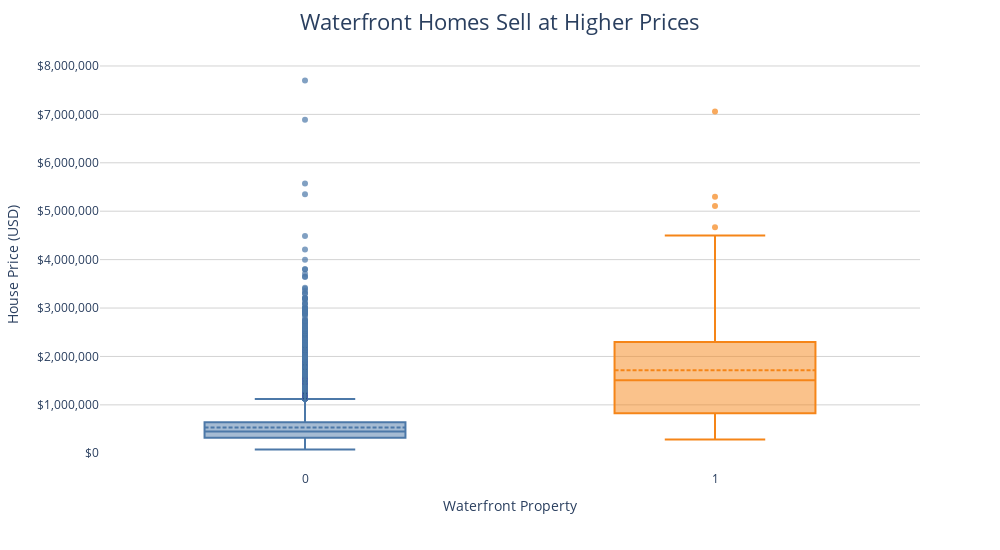

Here is the notebook cell this chart was saved with:
### Code cell
#df_house['waterfront'] = df_house['waterfront'].map({0: 'No', 1: 'Yes'})

fig = px.box(
    df_house,
    x='waterfront',
    y='price',
    color='waterfront',
    width=1000,
    height=550,
    labels={
        'waterfront': 'Waterfront Property',
        'price': 'House Price (USD)'
    },
    color_discrete_sequence=['#4C78A8', '#F58518']
)

fig.update_traces(
    boxmean=True,
    marker=dict(opacity=0.7)
)

fig.update_layout(
    title={
        'text': 'Waterfront Homes Sell at Higher Prices',
        'x': 0.5,
        'xanchor': 'center',
        'font': {'size': 22}
    },
    plot_bgcolor='white',
    paper_bgcolor='white',
    yaxis=dict(
        tickprefix='$',
        tickformat=',',
        gridcolor='lightgrey'
    ),
    showlegend=False
)

fig.show()

### Figure 1 — Plotly figure (JSON) as saved in the notebook; plotly's stock layout.template omitted (floating-point values rounded to 4 significant figures; data arrays with more than 128 entries replaced by an {"elided": "..."} marker saying what was removed)
{"data": [{"alignmentgroup": "True", "boxmean": true, "hovertemplate": "Waterfront Property=%{x}<br>House Price (USD)=%{y}<extra></extra>", "legendgroup": "0", "marker": {"color": "#4C78A8", "opacity": 0.7}, "name": "0", "notched": false, "offsetgroup": "0", "orientation": "v", "showlegend": true, "type": "box", "x": {"elided": "21451 int values"}, "x0": " ", "xaxis": "x", "y": {"elided": "21451 int values"}, "y0": " ", "yaxis": "y"}, {"alignmentgroup": "True", "boxmean": true, "hovertemplate": "Waterfront Property=%{x}<br>House Price (USD)=%{y}<extra></extra>", "legendgroup": "1", "marker": {"color": "#F58518", "opacity": 0.7}, "name": "1", "notched": false, "offsetgroup": "1", "orientation": "v", "showlegend": true, "type": "box", "x": {"elided": "146 int values"}, "x0": " ", "xaxis": "x", "y": {"elided": "146 int values"}, "y0": " ", "yaxis": "y"}], "layout": {"boxmode": "overlay", "height": 550, "legend": {"title": {"text": "Waterfront Property"}, "tracegroupgap": 0}, "margin": {"t": 60}, "paper_bgcolor": "white", "plot_bgcolor": "white", "showlegend": false, "title": {"font": {"size": 22}, "text": "Waterfront Homes Sell at Higher Prices", "x": 0.5, "xanchor": "center"}, "width": 1000, "xaxis": {"anchor": "y", "categoryarray": [0, 1], "categoryorder": "array", "domain": [0, 1], "title": {"text": "Waterfront Property"}}, "yaxis": {"anchor": "x", "domain": [0, 1], "gridcolor": "lightgrey", "tickformat": ",", "tickprefix": "$", "title": {"text": "House Price (USD)"}}}}
